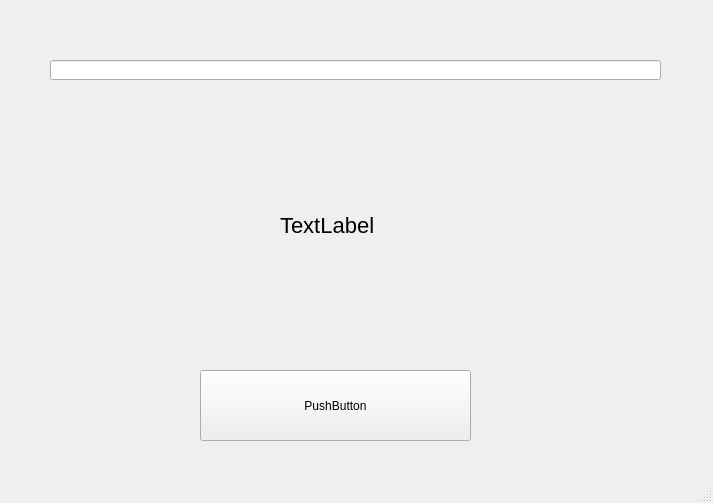
<?xml version="1.0" encoding="UTF-8"?>
<ui version="4.0">
 <class>MainWindow</class>
 <widget class="QMainWindow" name="MainWindow">
  <property name="geometry">
   <rect>
    <x>0</x>
    <y>0</y>
    <width>713</width>
    <height>503</height>
   </rect>
  </property>
  <property name="windowTitle">
   <string>MainWindow</string>
  </property>
  <widget class="QWidget" name="centralwidget">
   <widget class="QPushButton" name="btn">
    <property name="enabled">
     <bool>true</bool>
    </property>
    <property name="geometry">
     <rect>
      <x>200</x>
      <y>370</y>
      <width>271</width>
      <height>71</height>
     </rect>
    </property>
    <property name="cursor">
     <cursorShape>PointingHandCursor</cursorShape>
    </property>
    <property name="styleSheet">
     <string notr="true">QPushButton#btn{

color: &quot;red&quot;;
background: &quot;yellow&quot;;
font-size: 12px;

}

</string>
    </property>
    <property name="text">
     <string>PushButton</string>
    </property>
   </widget>
   <widget class="QLineEdit" name="lineEdit">
    <property name="geometry">
     <rect>
      <x>50</x>
      <y>60</y>
      <width>611</width>
      <height>20</height>
     </rect>
    </property>
   </widget>
   <widget class="QLabel" name="label">
    <property name="geometry">
     <rect>
      <x>280</x>
      <y>200</y>
      <width>111</width>
      <height>51</height>
     </rect>
    </property>
    <property name="styleSheet">
     <string notr="true">font-size: 22px;</string>
    </property>
    <property name="text">
     <string>TextLabel</string>
    </property>
   </widget>
  </widget>
  <widget class="QStatusBar" name="statusbar"/>
 </widget>
 <resources/>
 <connections/>
</ui>
